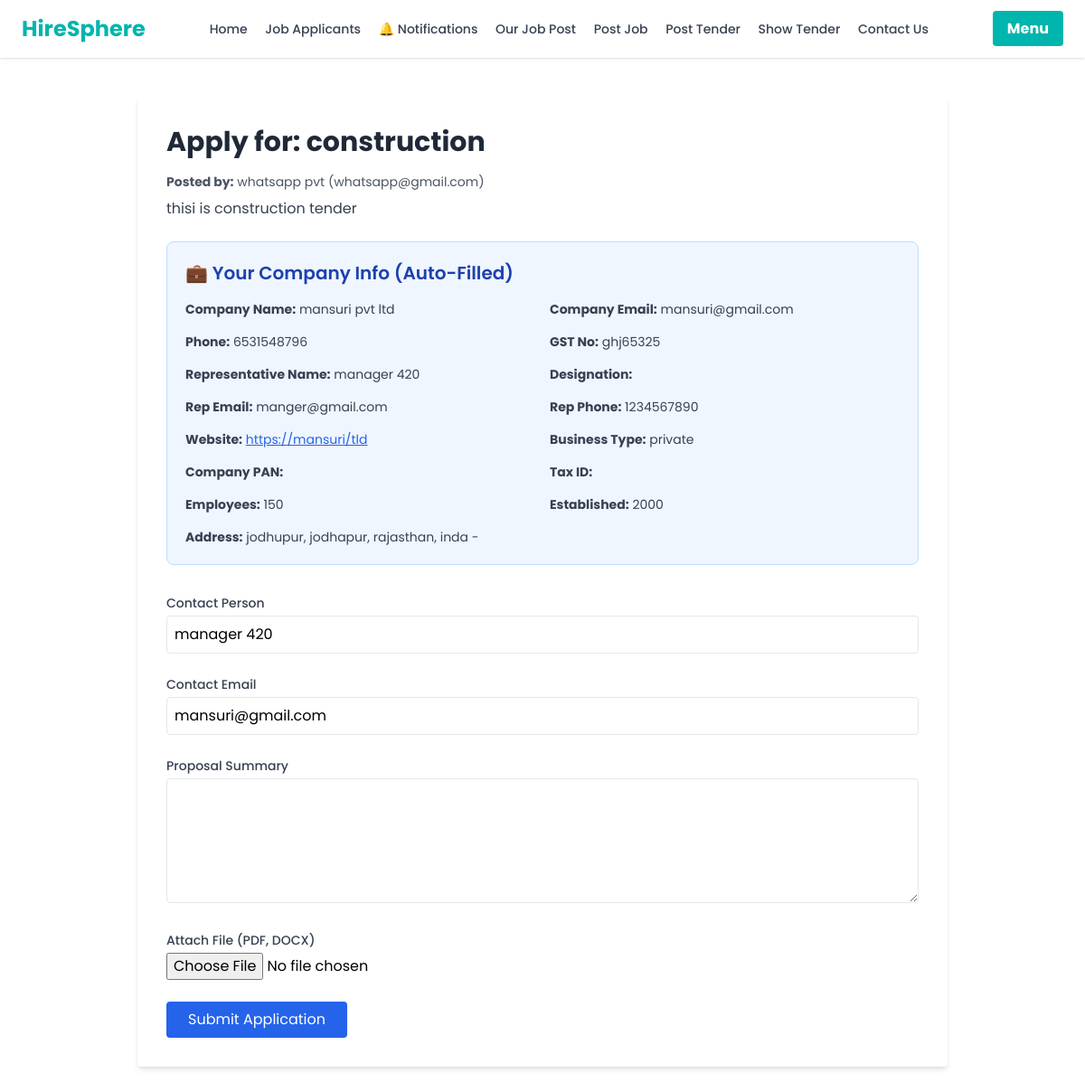
/apply_tender/16/ (signed in), run on the app's committed database.
### website/models.py (models this page shows, shortened)
class tender(models.Model):
    TENDER_TYPES = [
        ('Open', 'Open Tender'),
        ('Limited', 'Limited Tender'),
        ('Single', 'Single Tender'),
    ]
    title = models.CharField(max_length=255)
    description = models.TextField()
    budget = models.DecimalField(max_digits=10, decimal_places=2)
    deadline = models.DateField()
    location = models.CharField(max_length=255,blank=True, null=True)
    industry_type = models.CharField(max_length=100,blank=True, null=True)
    eligibility = models.TextField(blank=True, null=True)
    contact_person = models.CharField(max_length=100,blank=True, null=True)
    contact_email = models.EmailField(blank=True, null=True)
    contact_phone = models.CharField(max_length=15,blank=True, null=True)
    tender_type = models.CharField(max_length=20, choices=TENDER_TYPES, default='Open')
    terms_file = models.FileField(upload_to='tender_terms/', blank=True, null=True)
    created_at = models.DateTimeField(auto_now_add=True)
    company = models.ForeignKey('c_register', on_delete=models.CASCADE)

class c_register(models.Model):
    cp_name = models.CharField(max_length=255)
    cp_email = models.EmailField(unique=True)
    cp_phone = models.CharField(max_length=15)
    cp_gst_no = models.CharField(max_length=50)
    cp_password = models.CharField(max_length=255)
    is_verified = models.BooleanField(default=False)
    STATUS_CHOICES = [
        ('Unverified', 'Unverified'),
        ('Verified', 'Verified'),
    ]
    status = models.CharField(
        max_length=20,
        choices=STATUS_CHOICES,
        default='Unverified'
    )

class cp_verify(models.Model):
    company = models.OneToOneField(c_register, on_delete=models.CASCADE)  # Link to registered company
    c_email = models.EmailField(blank=True, null=True)
    registration_number = models.CharField(max_length=100, blank=True, null=True)
    business_type = models.CharField(max_length=50, choices=[
        ('Private', 'Private'), ('Public', 'Public'), ('LLP', 'LLP'), ('Other', 'Other')
    ])
    industry_type = models.CharField(max_length=50, choices=[
        ('IT', 'IT'), ('Finance', 'Finance'), ('Healthcare', 'Healthcare'),
        ('Manufacturing', 'Manufacturing'), ('Retail', 'Retail'), ('Other', 'Other')
    ])
    company_website = models.URLField(blank=True, null=True)
    company_address = models.TextField()
    city = models.CharField(max_length=100)
    state = models.CharField(max_length=100)
    country = models.CharField(max_length=100)
    area_code = models.CharField(max_length=10)
    registration_certificate = models.FileField(upload_to='documents/')
    company_logo = models.FileField(upload_to='logos/', blank=True, null=True)
    rep_name = models.CharField(max_length=255)
    rep_phone = models.CharField(max_length=15)
    rep_email = models.EmailField()
    num_employees = models.IntegerField(blank=True, null=True)
    year_establishment = models.IntegerField(blank=True, null=True)
    company_description = models.TextField()
    linkedin_profile = models.URLField(blank=True, null=True)
    STATUS_CHOICES = [
        ('New Company', 'New Company'),
        ('Pending', 'Pending'),
        ('Updated', 'Updated'),
        ('Verified', 'Verified')
    ]
    status = models.CharField(max_length=15, choices=STATUS_CHOICES, default='New Company')  # Default is New Company
    verification_status = models.CharField(max_length=20, choices=[
        ('New Company', 'New Company'),('Pending', 'Pending'), ('Updated', 'Updated'), ('Verified', 'Verified')
    ], default='New Company')
    field_status_save = models.JSONField(null=True, blank=True)

### website/views.py (the view, shortened to what this page needs)
# urls.py: path('apply_tender/<int:tender_id>/', apply_tender, name='apply_tender'),
def apply_tender(request, tender_id):
    if 'cp_email' not in request.session:
        return redirect('login')
    applying_company = get_object_or_404(c_register, cp_email=request.session['cp_email'])
    selected_tender = get_object_or_404(tender, id=tender_id)
    if selected_tender.company == applying_company:
        return render(request, 'error.html', {'message': 'You cannot apply to your own tender.'})
    cp_verify_obj = cp_verify.objects.filter(company=applying_company).first()
    return render(request, 'tender_apply.html', {
        'tender': selected_tender,
        'poster': selected_tender.company,
        'cp': applying_company,
        'cp_verify': cp_verify_obj,
    })

### website/templates/tender_apply.html (shortened to what this page needs)
{% extends 'nav.html' %}
{% load static %}
{% block content %}
<html>
<head>
  <script src="https://cdn.tailwindcss.com"></script>
</head>
<body class="bg-gray-100">
  <div class=" pt-[1px] min-h-screen p-6">
  <div class="max-w-4xl mx-auto mt-10 bg-white p-8 rounded shadow-md">
    <h2 class="text-3xl font-bold text-gray-800 mb-4">Apply for: {{ tender.title }}</h2>
    <p class="text-sm text-gray-600 mb-2"><strong>Posted by:</strong> {{ poster.cp_name }} ({{ poster.cp_email }})</p>
    <p class="text-gray-700 mb-6">{{ tender.description }}</p>
    <div class="bg-blue-50 border border-blue-200 p-5 rounded-lg mb-8">
      <h3 class="text-xl font-semibold text-blue-800 mb-4">💼 Your Company Info (Auto-Filled)</h3>
      <div class="grid grid-cols-1 md:grid-cols-2 gap-4 text-sm text-gray-700">
        <div><strong>Company Name:</strong> {{ cp.cp_name }}</div>
        <div><strong>Company Email:</strong> {{ cp.cp_email }}</div>
        <div><strong>Phone:</strong> {{ cp.cp_phone }}</div>
        <div><strong>GST No:</strong> {{ cp.cp_gst_no }}</div>
        {% if cp_verify %}
          <div><strong>Representative Name:</strong> {{ cp_verify.rep_name }}</div>
          <div><strong>Designation:</strong> {{ cp_verify.rep_designation }}</div>
          <div><strong>Rep Email:</strong> {{ cp_verify.rep_email }}</div>
          <div><strong>Rep Phone:</strong> {{ cp_verify.rep_phone }}</div>
          <div><strong>Website:</strong> <a href="{{ cp_verify.company_website }}" class="text-blue-600 underline">{{ cp_verify.company_website }}</a></div>
          <div><strong>Business Type:</strong> {{ cp_verify.business_type }}</div>
          <div><strong>Company PAN:</strong> {{ cp_verify.company_pan }}</div>
          <div><strong>Tax ID:</strong> {{ cp_verify.tax_id }}</div>
          <div><strong>Employees:</strong> {{ cp_verify.num_employees }}</div>
          <div><strong>Established:</strong> {{ cp_verify.year_establishment }}</div>
          <div class="md:col-span-2"><strong>Address:</strong> {{ cp_verify.company_address }}, {{ cp_verify.city }}, {{ cp_verify.state }}, {{ cp_verify.country }} - {{ cp_verify.postal_code }}</div>
        {% endif %}
      </div>
    </div>
    <form method="POST" enctype="multipart/form-data" class="space-y-6">
      <div>
        <label class="block text-sm font-medium text-gray-700">Contact Person</label>
        <input name="contact_person" type="text" required class="w-full mt-1 p-2 border rounded" value="{{ cp_verify.rep_name|default:'' }}" />
      </div>
      <div>
        <label class="block text-sm font-medium text-gray-700">Contact Email</label>
        <input name="contact_email" type="email" required class="w-full mt-1 p-2 border rounded" value="{{ cp.cp_email }}" />
      </div>
      <div>
        <label class="block text-sm font-medium text-gray-700">Proposal Summary</label>
        <textarea name="proposal_summary" rows="5" required class="w-full mt-1 p-2 border rounded"></textarea>
      </div>
      <div>
        <label class="block text-sm font-medium text-gray-700">Attach File (PDF, DOCX)</label>
        <input name="attached_file" type="file" class="mt-1" />
      </div>
      <button type="submit" class="bg-blue-600 text-white px-6 py-2 rounded hover:bg-blue-700">Submit Application</button>
    </form>
  </div>
</body>
</html>
{% endblock %}

### website/templates/nav.html (style rules this page uses)
body { font-family: 'Poppins', sans-serif; }

### data on the page
tender: title "construction", description "thisi is construction tender"
c_register: cp_name "whatsapp pvt", cp_email "whatsapp@gmail.com"
c_register: cp_name "mansuri pvt ltd", cp_email "mansuri@gmail.com", cp_phone "6531548796", cp_gst_no "ghj65325", contact_email "mansuri@gmail.com"
cp_verify: rep_name "manager 420", rep_email "manger@gmail.com", rep_phone "1234567890", company_website "https://mansuri/tld", business_type "private", num_employees "150", year_establishment "2000", company_address "jodhupur", city "jodhapur", state "rajasthan", country "inda", contact_person "manager 420"
